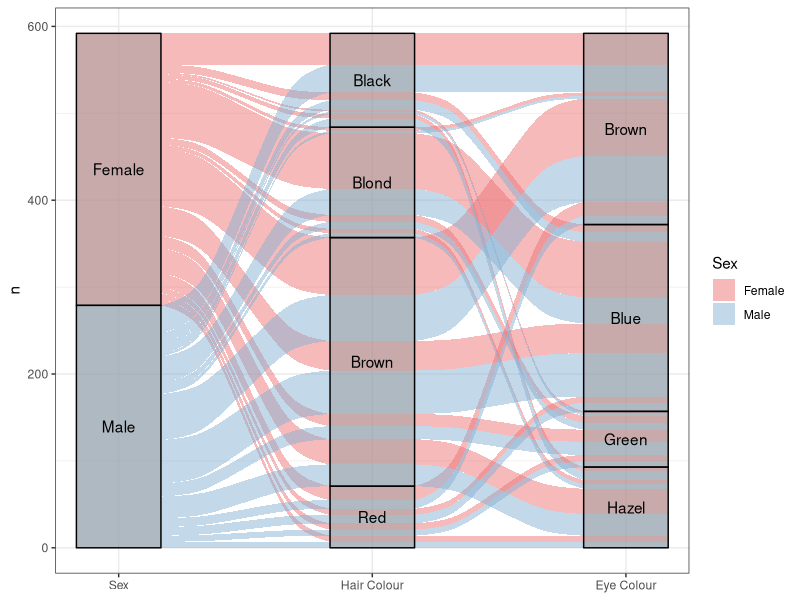

Generate this figure with R: (Note: this script raises an error after producing the figure.)
# R alluvial plot test (14 Aug 2024)

# RESOURCES
#https://stat.ethz.ch/R-manual/R-devel/library/datasets/html/HairEyeColor.html
#https://datavizcatalogue.com/blog/sankey-diagrams-parallel-sets-alluvial-diagrams-whats-the-difference/
#https://corybrunson.github.io/ggalluvial/


# PACKAGES
library(datasets) #for HairEyeColor dataset (need R tools? not sure!)
library(tidyverse) #for for dplyr, tibble, tidyr, ggplot
library(ggalluvial) # for alluvial plots (extension for ggplot2)


# DATA
# Using the HairEyeColor dataset from the datasets package
df <- as.tibble(HairEyeColor)

# Use the uncount() function from tidyr - NEVERMIND IGNORE THIS!
#to expand the data backout & remove the n column of the counts
# the uncount() function is basically the opposite of the count() function
# expanded_df <- df %>%
#   select(Hair, Eye, Sex, n) %>%
#   uncount(n)


#Alluvial plot v1
ggplot(df, 
       aes(axis1=Sex, axis2 = Hair, axis3 = Eye, # the 3 x-axes
           y = n)) +
  geom_alluvium(aes(fill = Sex)) + #makes alluvial plot
  scale_x_discrete(limits = c("Sex", "Hair Colour", "Eye Colour"), # labels x axis
                   expand = c(.1, .05)) + # widens graph
  geom_stratum(fill= "grey60", alpha = 0.5) + # the blocks in between
  geom_text(stat = "stratum", aes(label = after_stat(stratum))) + # adds the text
  scale_fill_manual(values=c("#ee7576", "#87b1d4")) + 
  theme_bw()



# EVERYTHING FROM HERE ONWARDS STILL DOESN'T WORK!!!! ~ ~ ~ ~ ~ ~ ~ ~ ~~ ~ ~ ~ ~ ~ ~
# PLOT PREP
#SET FACTORS 
df$Hair= factor(df$Hair, levels=c("Black", "Blond", "Brown", "Red"))
df$Eye = factor(df$Eye, levels=c("Blue", "Brown", "Green", "Hazel"))
df$Sex = factor(df$Sex, levels=c("Female", "Male"))

#assign colours
colorlist <- list(Sex = c("Female" = "#f88787" , "Male" = "#7cc6eb"),
                  Eye = c("Blue" = "#2e536f", "Brown" = "#634e34", 
                          "Green" = "#1c7847", "Hazel" = "#464e25"),
                  Hair = c("Black" = "#1c1712", "Blond" = "#d7d67c" , 
                           "Brown" = "#583f32", "Red" = "#9a3300"))

# ALLUVIAL PLOT 2 
ggplot(df, 
       aes(axis1=Sex, axis2 = Hair, axis3 = Eye, # the 3 x-axes
           y = n)) +
  geom_stratum(aes(fill = Sex), color = "white", position = position_stack(vjust = 0.5)) +  # Sex
  geom_alluvium(aes(fill = Sex), width = 1/12) + #makes alluvial plot
  geom_stratum(aes(fill = Hair), color = "white") +  # Fill based on hair
  geom_stratum(aes(fill = Eye), color = "white", position = position_stack(vjust = 0.5)) +  # Eye colour
  scale_fill_manual(values = unlist(colorlist)) +  # Use the fill colors for all
  scale_x_discrete(limits = c("Sex", "Hair", "Eye"), # labels x axis
                   expand = c(.2, .05)) + # widens graph
  geom_text(stat = "stratum", aes(label = after_stat(stratum))) + # adds the text
  theme_bw()
 

ggplot(df, 
       aes(axis1= Sex, axis2 = Hair, axis3 = Eye, # the 3 x-axes
           y = n)) +
  geom_stratum(aes(fill = Sex), color = "white", position = position_stack(vjust = 0.5)) +  # Sex
  geom_alluvium(aes(fill = Sex), width = 1/12) + #makes alluvial plot
  geom_stratum(aes(fill = Hair), color = "white") +  # Fill based on hair
  geom_stratum(aes(fill = Eye), color = "white", position = position_stack(vjust = 0.5)) +  # Eye colour
  scale_fill_manual(values = unlist(colorlist)) +  # Use the fill colors for all
  scale_x_discrete(limits = c("Sex", "Hair", "Eye"), # labels x axis
                   expand = c(.2, .05)) + # widens graph
  geom_text(stat = "stratum", aes(label = after_stat(stratum))) + # adds the text
  theme_bw()

# ~ ~ ~ ~ ~ ~ ~ ~ ~ ~ ~ ~ ~ ~ ~ ~

